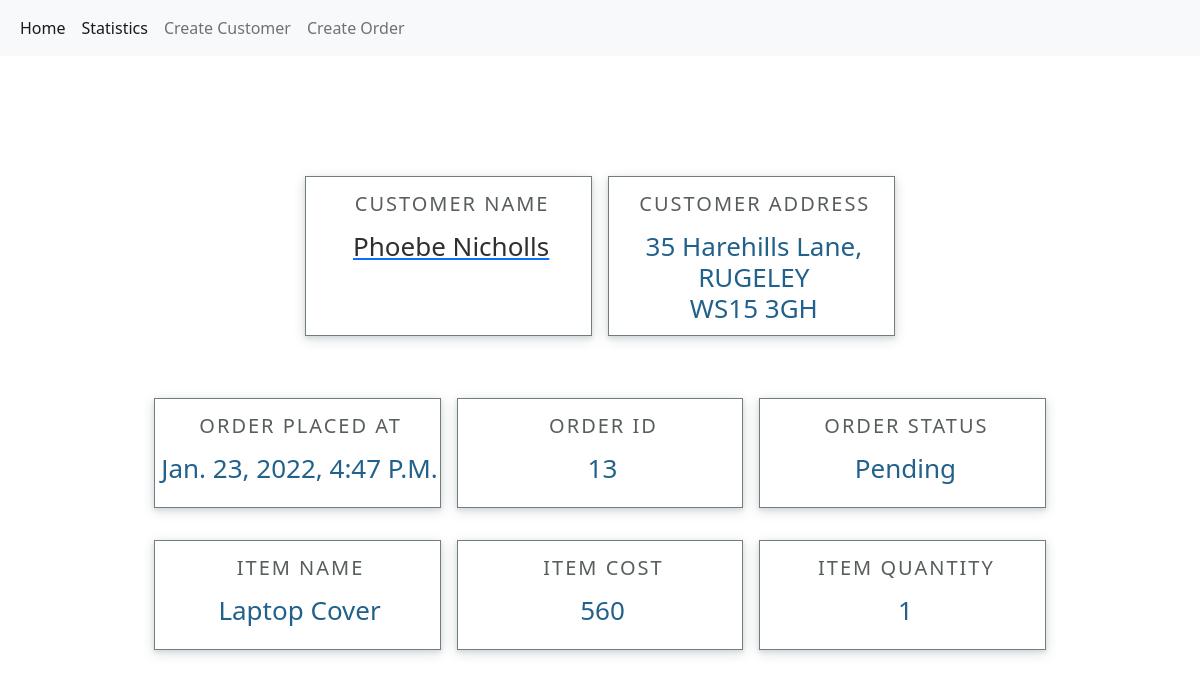
Before: /app/orderDetails/13/ with the older database file.
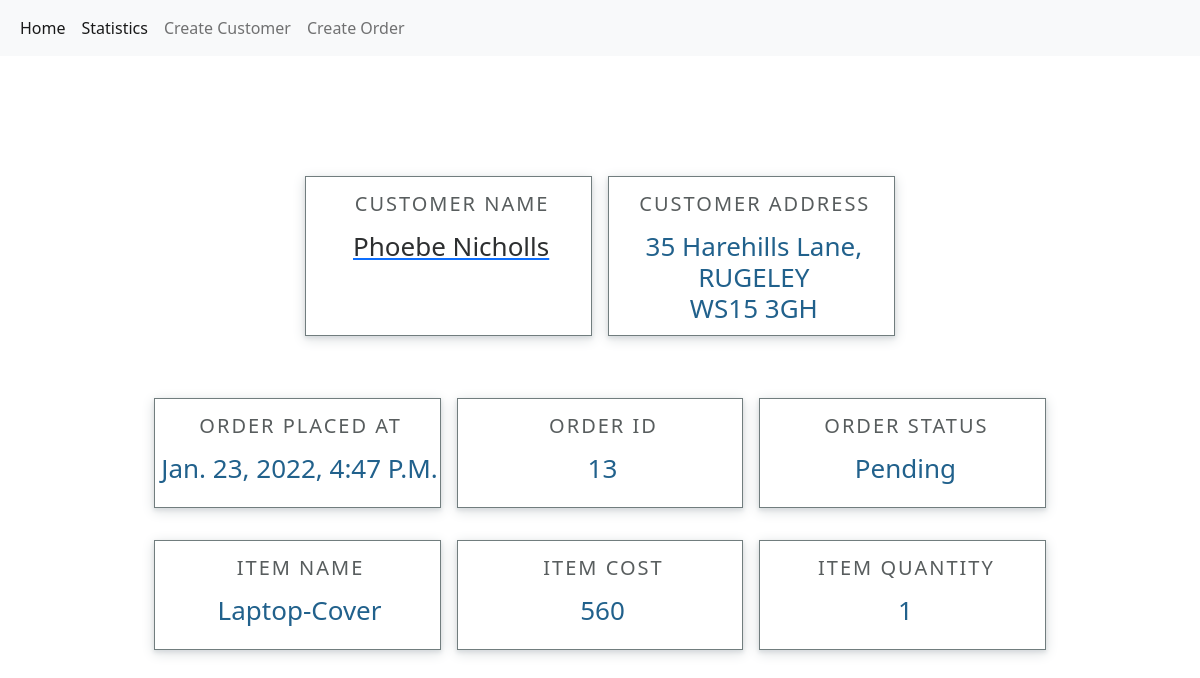
After: the same page with the newer database file.
### app/models.py (models this page shows, shortened)
class OrderDetails(models.Model):
    customer = models.ForeignKey(Customer, related_name="customer",on_delete=models.SET_DEFAULT, default="NA")
    item_name = models.CharField(max_length=200)
    item_cost = models.IntegerField()
    item_quantity = models.IntegerField()
    order_choices = (
    ('pending','pending'),
    ('dispatched', 'dispatched'),
    ('delivered','delivered'),
        )
    order_status = models.CharField(max_length=30, choices=order_choices, default='pending')
    date = models.DateTimeField(auto_now_add=True)

class Customer(models.Model):
    name = models.CharField(max_length=200)
    contact = PhoneNumberField()
    email = models.EmailField()
    address = models.CharField(max_length=300)
    city = models.CharField(max_length=50)
    state = models.CharField(max_length=50)
    date = models.DateTimeField(auto_now_add=True)
    def __str__(self):
        return self.name

### app/views.py (the view)
# urls.py: url(r'^orderDetails/(?P<pk>\d+)/', OrderDetailsView.as_view(), name='orderDetails'),
class OrderDetailsView(DetailView):
    model = OrderDetails
    context_object_name = 'order'

### templates/app/orderdetails_detail.html
{% extends "base.html"%} {% block body_block %}
<div class="order-details-body">
  <div id="order-details-cont">
    <div id="customer-details-ctn">
      <div class="customer-details-ctn-1">
        <h2 class="customer-details-title">Customer Name</h2>
        <a href="{% url 'app:customerDetails' pk=order.customer.id %}"><h3 class="customer-details-desp-link">{{order.customer}}</h3></a>
      </div>
      <div class="customer-details-ctn-1">
        <h2 class="customer-details-title">Customer Address</h2>
        <h3 class="customer-details-desp">{{order.customer.address}}, <br>{{order.customer.city}} <br>{{order.customer.state}}</h3>
      </div>
    </div>
    <div id="order-details-ctn">
      <div class="order-details-ctn-1">
        <h2 class="customer-details-title">Order placed at</h2>
        <h3 class="customer-details-desp">{{order.date}}</h3>
      </div>
      <div class="order-details-ctn-1">
        <h2 class="customer-details-title">Order ID</h2>
        <h3 class="customer-details-desp">{{order.id}}</h3>
      </div>
      <div class="order-details-ctn-1">
        <h2 class="customer-details-title">Order status</h2>
        <h3 class="customer-details-desp">{{order.order_status}}</h3>
      </div>
    </div>
    <div id="order-item-ctn">
      <div class="order-details-ctn-1">
        <h2 class="customer-details-title">Item Name</h2>
        <h3 class="customer-details-desp">{{order.item_name}}</h3>
      </div>
      <div class="order-details-ctn-1">
        <h2 class="customer-details-title">Item Cost</h2>
        <h3 class="customer-details-desp">{{order.item_cost}}</h3>
      </div>
      <div class="order-details-ctn-1">
        <h2 class="customer-details-title">Item Quantity</h2>
        <h3 class="customer-details-desp">{{order.item_quantity}}</h3>
      </div>
    </div>
  </div>
</div>
{% endblock %}

Changed rows visible on the page:
changed OrderDetails "Pending": item_name "Laptop Cover" → "Laptop-Cover"
